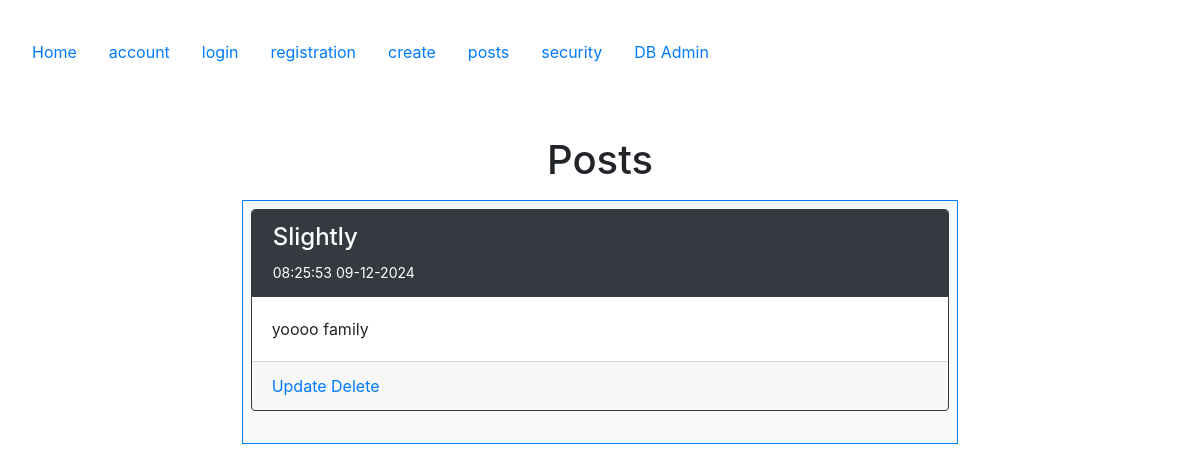
The page /posts on the database its author committed.
### config.py (models this page shows, shortened)
class Post(db.Model):
   __tablename__ = 'posts'
   id = db.Column(db.Integer, primary_key=True)
   created = db.Column(db.DateTime, nullable=False)
   title = db.Column(db.Text, nullable=False)
   body = db.Column(db.Text, nullable=False)
   userid = db.Column(db.Integer, db.ForeignKey('users.id'))
   user = db.relationship("User", back_populates="posts")

### posts/views.py (the view)
@posts_bp.route('/posts')
def posts():
    all_posts = Post.query.order_by(desc('id')).all()
    return render_template('posts/posts.html', posts=all_posts)

### templates/posts/posts.html (shortened to what this page needs)
{% extends "base.html" %}
{% block content %}
    <div class="container">
    <h1>Posts</h1>
    <div class="p-2 row">
        <div class="col-2"></div>
        <div class="col-8">
            <div class="p-2 bg-light border border-primary" style="text-align: left">
                {% for post in posts %}
                <div class="card border border-dark">
                    <div class="card-header bg-dark text-white border border-dark">
                        <h4>{{ post.title }}</h4>
                        <small>{{ post.created.strftime('%H:%M:%S %d-%m-%Y') }}</small>
                    </div>
                    <div class="card-body">{{ post.body }}</div>
                     <div class="card-footer">
                        <a class="navbar-item" href="{{ url_for('posts.update', id=post.id) }}">Update</a>
                        <a class="navbar-item" href="{{ url_for('posts.delete', id=post.id) }}">Delete</a>
                     </div>
                </div>
                <br>
                {% endfor %}
            </div>
        </div>
        <div class="col-2"></div>
    </div>
    </div>
{% endblock %}

### rows shown on the page
Post: title "Slightly", created "08:25:53 09-12-2024", body "yoooo family"
